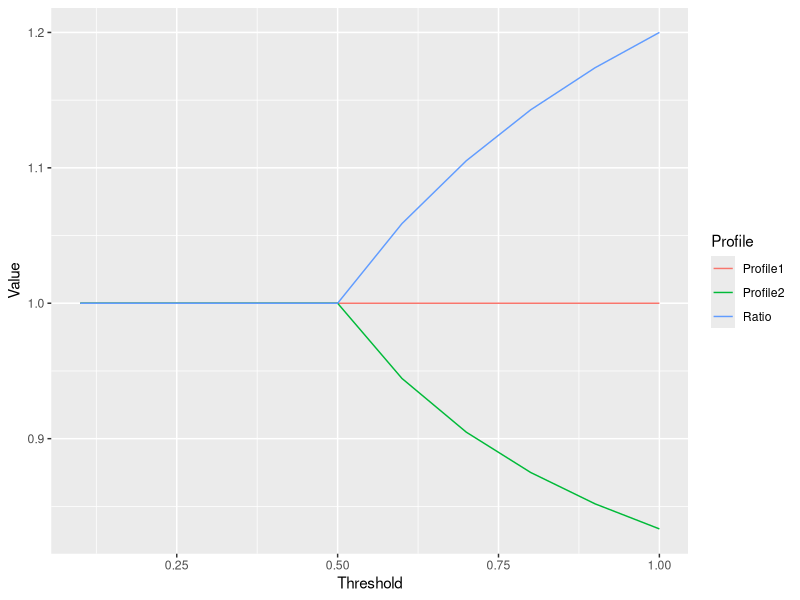

Write the R code that produced this figure.
## Plotting the ratio of R using the step function assumptions and taking into account a margin change
library("ggplot2")
library("reshape2")
resParams <- function(rec, ti, tr, th, thresh){
   frac <- rec / thresh[[1]]
    frac <- sapply(frac, function(x) if (x > 1) 1 else x)
    frac
}
# Find the resilience of a single profile
res <- function(rec, ti, tr, th, thresh){
    rp <- resParams(rec, ti, tr, th, thresh)
    (ti + rp * tr + th)/(ti + tr + th)
}

resrat <- function(rec1, rec2,
                ti1, ti2, tr1, tr2, th1, th2, thresh){
    res1 <- res(rec1, ti1, tr1, th1, thresh)
    res2 <- res(rec2, ti2, tr2, th2, thresh)
    Profile1 <- data.frame('Profile1', res1, thresh)
    Profile2  <- data.frame('Profile2', res2, thresh)
    resrat <- res1/res2
    Ratio <- data.frame('Ratio', resrat, thresh)
    varVal <- c("Profile", "Value", "Threshold")
    colnames(Profile1) <- varVal
    colnames(Profile2) <- varVal
    colnames(Ratio) <- varVal
    rbind(Profile1, Profile2, Ratio)
}

threshold <- data.frame((1:10)/10)
colnames(threshold) <- "list"
resilience <- resrat(1,.5,
            1, 1,
            1, 1,
            1, 1,
            threshold)
q <- ggplot(resilience, aes(x=Threshold, y=Value, group=Profile))
q <- q + geom_line(aes(color=Profile))
